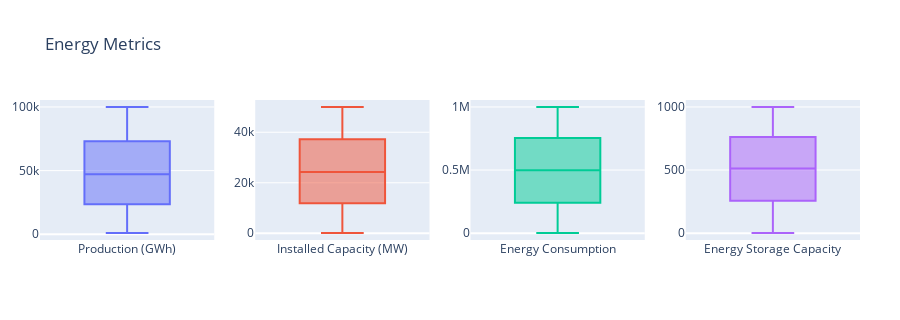

This figure's notebook cell:
### Code cell
boxplots(train_df, energy, 'Energy Metrics')

### Figure 1 — Plotly figure (JSON) as saved in the notebook; plotly's stock layout.template omitted (floating-point values rounded to 4 significant figures; data arrays with more than 128 entries replaced by an {"elided": "..."} marker saying what was removed)
{"data": [{"boxpoints": "outliers", "name": "Production (GWh)", "type": "box", "xaxis": "x", "y": {"elided": "2400 float values"}, "yaxis": "y"}, {"boxpoints": "outliers", "name": "Installed Capacity (MW)", "type": "box", "xaxis": "x2", "y": {"elided": "2400 float values"}, "yaxis": "y2"}, {"boxpoints": "outliers", "name": "Energy Consumption", "type": "box", "xaxis": "x3", "y": {"elided": "2400 float values"}, "yaxis": "y3"}, {"boxpoints": "outliers", "name": "Energy Storage Capacity", "type": "box", "xaxis": "x4", "y": {"elided": "2400 float values"}, "yaxis": "y4"}], "layout": {"height": 320, "margin": {"l": 40, "r": 40}, "showlegend": false, "title": {"text": "Energy Metrics"}, "xaxis": {"anchor": "y", "domain": [0, 0.2125]}, "xaxis2": {"anchor": "y2", "domain": [0.2625, 0.475]}, "xaxis3": {"anchor": "y3", "domain": [0.525, 0.7375]}, "xaxis4": {"anchor": "y4", "domain": [0.7875, 1]}, "yaxis": {"anchor": "x", "domain": [0, 1]}, "yaxis2": {"anchor": "x2", "domain": [0, 1]}, "yaxis3": {"anchor": "x3", "domain": [0, 1]}, "yaxis4": {"anchor": "x4", "domain": [0, 1]}}}
